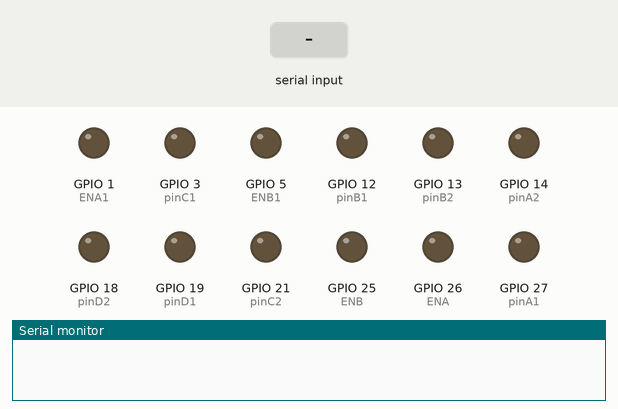
Recording of a sketch running on a simulated ESP32. Parts: output pins drawn as LEDs (lit = HIGH), the last lines printed to the serial monitor. The test bench sets the inputs (shaded band).

Above: at 1.2 s.
1.3 s: "A" received over the second serial link
At 2.0 s:
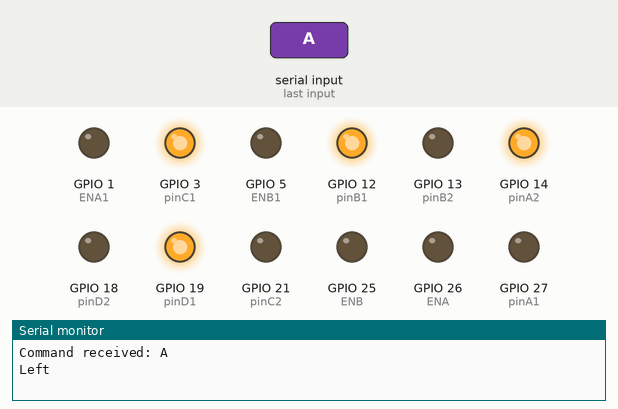
2.8 s: "W" received over the second serial link
At 3.1 s:
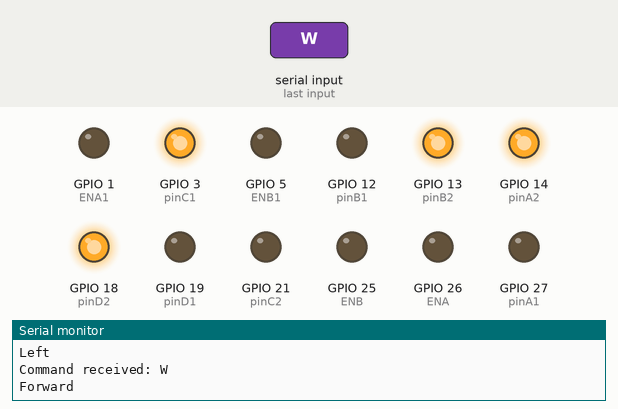
4.3 s: "X" received over the second serial link
At 5.4 s:
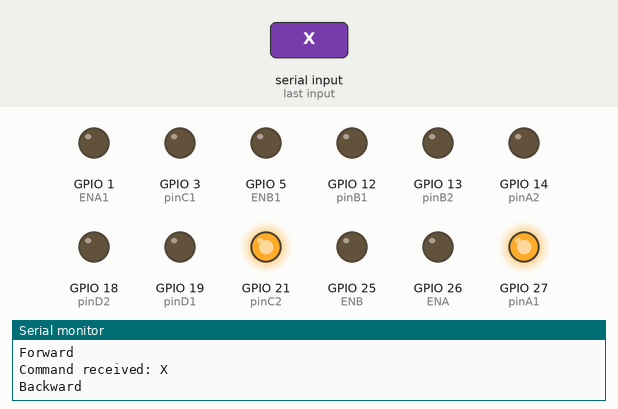
5.8 s: "Z" received over the second serial link
At 6.6 s:
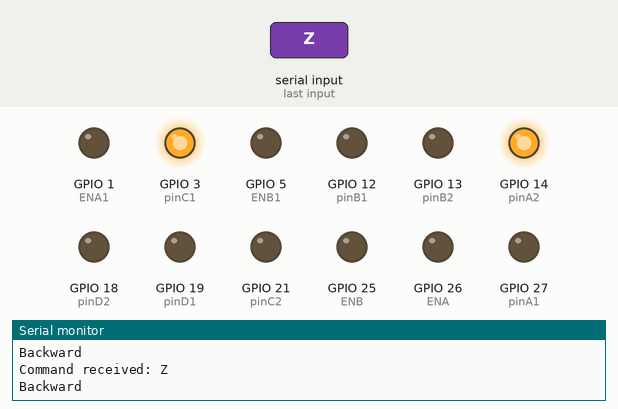
7.3 s: "C" received over the second serial link
At 7.7 s:
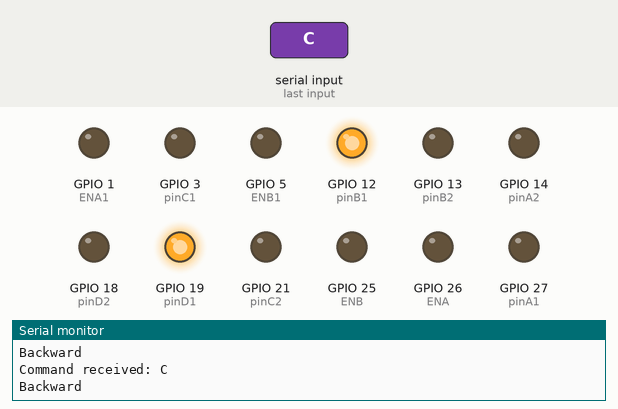
8.8 s: "b" received over the second serial link
At 10.1 s:
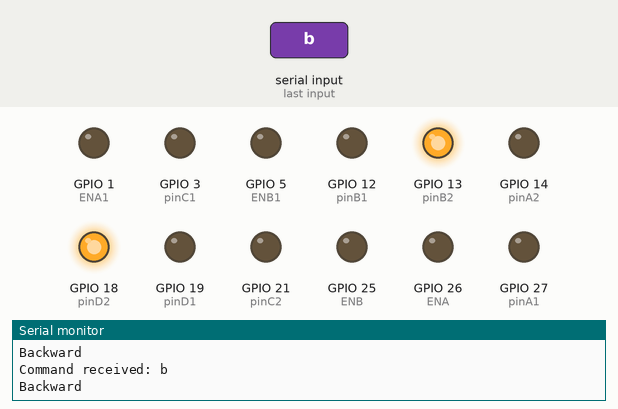
Timing chart, 0 to 11.3 s (numbered marks = the images above; inputs shaded):
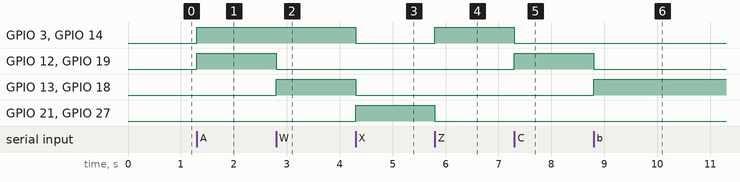

Measured:
- after the input at 1.3 s, GPIO 3 (pinC1), GPIO 12 (pinB1), GPIO 14 (pinA2), GPIO 19 (pinD1): LOW → HIGH at once
- after the input at 2.8 s, GPIO 12 (pinB1), GPIO 19 (pinD1): HIGH → LOW at once; GPIO 13 (pinB2), GPIO 18 (pinD2): LOW → HIGH at once
- after the input at 4.3 s, GPIO 3 (pinC1), GPIO 13 (pinB2), GPIO 14 (pinA2), GPIO 18 (pinD2): HIGH → LOW at once; GPIO 21 (pinC2), GPIO 27 (pinA1): LOW → HIGH at once
- after the input at 5.8 s, GPIO 3 (pinC1), GPIO 14 (pinA2): LOW → HIGH at once; GPIO 21 (pinC2), GPIO 27 (pinA1): HIGH → LOW at once
- after the input at 7.3 s, GPIO 3 (pinC1), GPIO 14 (pinA2): HIGH → LOW at once; GPIO 12 (pinB1), GPIO 19 (pinD1): LOW → HIGH at once
- after the input at 8.8 s, GPIO 12 (pinB1), GPIO 19 (pinD1): HIGH → LOW at once; GPIO 13 (pinB2), GPIO 18 (pinD2): LOW → HIGH at once

The sketch:

Arduino_ESP32_Final.ino
```cpp
#include <SoftwareSerial.h>
#include <Arduino.h>
SoftwareSerial BTSerial(16, 17); // RX, TX

const int pinA1 = 27;
const int pinA2 = 14;
const int pinB1 = 12;
const int pinB2 = 13;
const int pinC1 = 3;
const int pinC2 = 21;
const int pinD1 = 19;
const int pinD2 = 18;
 int ENA = 26;
 int ENB = 25;
 int ENA1 = 1;
 int ENB1 = 5;
void setup() {
  Serial.begin(9600);
  BTSerial.begin(9600);  // Configura la velocidad del puerto serie Bluetooth
  pinMode(pinA1, OUTPUT);
  pinMode(pinA2, OUTPUT);
  pinMode(pinB1, OUTPUT);
  pinMode(pinB2, OUTPUT);
  pinMode(pinC1, OUTPUT);
  pinMode(pinC2, OUTPUT);
  pinMode(pinD1, OUTPUT);
  pinMode(pinD2, OUTPUT);
  pinMode(ENA, OUTPUT);
  pinMode(ENB, OUTPUT);
  pinMode(ENA1, OUTPUT);
  pinMode(ENB1, OUTPUT);
}
void analogWrite(int pin, int value) {
  // Código para generar señal PWM
}

void loop() {
  if (BTSerial.available()) {    // Verifica si hay datos disponibles en el puerto serie Bluetooth
    char command = BTSerial.read();    // Lee el comando enviado por Bluetooth
    Serial.print("Command received: ");
    Serial.println(command);

    switch(command) {    // Ejecuta la acción correspondiente según el comando recibido
      case 'A':
        Serial.println("Left");
          digitalWrite(pinA1, LOW);
          digitalWrite(pinA2, HIGH);
          analogWrite(ENA, 100);
          digitalWrite(pinB1, HIGH);
          digitalWrite(pinB2, LOW);
          analogWrite(ENB, 100);
          digitalWrite(pinC1, HIGH);
          digitalWrite(pinC2, LOW);
          analogWrite(ENA1, 100);
          digitalWrite(pinD1, HIGH);
          digitalWrite(pinD2, LOW);
          analogWrite(ENB1, 100);
        break;
      case 'W':
        Serial.println("Forward");
          digitalWrite(pinA1, LOW);
          digitalWrite(pinA2, HIGH);
          analogWrite(ENA, 100);
          digitalWrite(pinB1, LOW);
          digitalWrite(pinB2, HIGH);
          analogWrite(ENB, 100);
          digitalWrite(pinC1, HIGH);
          digitalWrite(pinC2, LOW);
          analogWrite(ENA1, 100);
          digitalWrite(pinD1, LOW);
          digitalWrite(pinD2, HIGH);
          analogWrite(ENB1, 100);
        break;
      case 'X':
        Serial.println("Backward");
          digitalWrite(pinA1, HIGH);
          digitalWrite(pinA2, LOW);
          analogWrite(ENA, 100);
          digitalWrite(pinB1, LOW);
          digitalWrite(pinB2, LOW);
          analogWrite(ENB, 100);
          digitalWrite(pinC1, LOW);
          digitalWrite(pinC2, HIGH);
          analogWrite(ENA1, 100);
          digitalWrite(pinD1, LOW);
          digitalWrite(pinD2, LOW);
        break;
      case 'Z':
        Serial.println("Backward");
          digitalWrite(pinA1, LOW);
          digitalWrite(pinA2, HIGH);
          analogWrite(ENA, 100);
          digitalWrite(pinB1, LOW);
          digitalWrite(pinB2, LOW);
          analogWrite(ENB, 100);
          digitalWrite(pinC1, HIGH);
          digitalWrite(pinC2, LOW);
          analogWrite(ENA1, 100);
          digitalWrite(pinD1, LOW);
          digitalWrite(pinD2, LOW);
        break;
      case 'C':
        Serial.println("Backward");
          digitalWrite(pinA1, LOW);
          digitalWrite(pinA2, LOW);
          analogWrite(ENA, 100);
          digitalWrite(pinB1, HIGH);
          digitalWrite(pinB2, LOW);
          analogWrite(ENB, 100);
          digitalWrite(pinC1, LOW);
          digitalWrite(pinC2, LOW);
          analogWrite(ENA1, 100);
          digitalWrite(pinD1, HIGH);
          digitalWrite(pinD2, LOW);
        break;
      case 'b':
        Serial.println("Backward");
          digitalWrite(pinA1, LOW);
          digitalWrite(pinA2, LOW);
          analogWrite(ENA, 100);
          digitalWrite(pinB1, LOW);
          digitalWrite(pinB2, HIGH);
          analogWrite(ENB, 100);
          digitalWrite(pinC1, LOW);
          digitalWrite(pinC2, LOW);
          analogWrite(ENA1, 100);
          digitalWrite(pinD1, LOW);
          digitalWrite(pinD2, HIGH);
        break;
      case 'S':
        Serial.println("Backward");
          digitalWrite(pinA1, HIGH);
          digitalWrite(pinA2, LOW);
          analogWrite(ENA, 100);
          digitalWrite(pinB1, HIGH);
          digitalWrite(pinB2, LOW);
          analogWrite(ENB, 100);
          digitalWrite(pinC1, LOW);
          digitalWrite(pinC2, HIGH);
          analogWrite(ENA1, 100);
          digitalWrite(pinD1, HIGH);
          digitalWrite(pinD2, LOW);
        break;
      case 'D':
        Serial.println("Right");
          digitalWrite(pinA1, HIGH);
          digitalWrite(pinA2, LOW);
          analogWrite(ENA, 100);
          digitalWrite(pinB1, LOW);
          digitalWrite(pinB2, HIGH);
          analogWrite(ENB, 100);
          digitalWrite(pinC1, LOW);
          digitalWrite(pinC2, HIGH);
          analogWrite(ENA1, 100);
          digitalWrite(pinD1, LOW);
          digitalWrite(pinD2, HIGH);
          analogWrite(ENB1, 100);
        break;
      case 'Q':
        Serial.println("Rotate1");
          digitalWrite(pinA1, HIGH);
          digitalWrite(pinA2, LOW);
          analogWrite(ENA, 100);
          digitalWrite(pinB1, LOW);
          digitalWrite(pinB2, HIGH);
          analogWrite(ENB, 100);
          digitalWrite(pinC1, HIGH);
          digitalWrite(pinC2, LOW);
          analogWrite(ENA1, 100);
          digitalWrite(pinD1, HIGH);
          digitalWrite(pinD2, LOW);
          analogWrite(ENB1, 100);
        break;
      case 'E':
        Serial.println("Rotate2");
          digitalWrite(pinA1, LOW);
          digitalWrite(pinA2, HIGH);
          analogWrite(ENA, 100);
          digitalWrite(pinB1, HIGH);
          digitalWrite(pinB2, LOW);
          analogWrite(ENB, 100);
          digitalWrite(pinC1, LOW);
          digitalWrite(pinC2, HIGH);
          analogWrite(ENA1, 100);
          digitalWrite(pinD1, LOW);
          digitalWrite(pinD2, HIGH);
          analogWrite(ENB1, 100);
        break;

      case ' ':
        Serial.println("STOP");
          digitalWrite(pinA1, LOW);
          digitalWrite(pinA2, LOW);
          digitalWrite(pinB1, LOW);
          digitalWrite(pinB2, LOW);
          digitalWrite(pinC1, LOW);
          digitalWrite(pinC2, LOW);
          digitalWrite(pinD1, LOW);
          digitalWrite(pinD2, LOW);
        break;
      default:
        Serial.println("Invalid command");
        break;
    }
}
}
```
